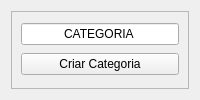
                    <widget class="QWidget" name="page_2">
                     <layout class="QVBoxLayout" name="verticalLayout_39">
                      <item>
                       <widget class="QFrame" name="layout_adc_categoria">
                        <property name="frameShape">
                         <enum>QFrame::Shape::StyledPanel</enum>
                        </property>
                        <property name="frameShadow">
                         <enum>QFrame::Shadow::Raised</enum>
                        </property>
                        <layout class="QGridLayout" name="gridLayout_5">
                         <item row="0" column="0">
                          <widget class="QLineEdit" name="input_nome_adc_categoria">
                           <property name="maximumSize">
                            <size>
                             <width>400</width>
                             <height>16777215</height>
                            </size>
                           </property>
                           <property name="styleSheet">
                            <string notr="true"/>
                           </property>
                           <property name="inputMask">
                            <string/>
                           </property>
                           <property name="text">
                            <string>CATEGORIA</string>
                           </property>
                           <property name="alignment">
                            <set>Qt::AlignmentFlag::AlignCenter</set>
                           </property>
                           <property name="placeholderText">
                            <string>Telefone</string>
                           </property>
                          </widget>
                         </item>
                         <item row="1" column="0">
                          <widget class="QPushButton" name="btn_adc_categoria_2">
                           <property name="text">
                            <string>Criar Categoria</string>
                           </property>
                          </widget>
                         </item>
                        </layout>
                       </widget>
                      </item>
                     </layout>
                    </widget>
